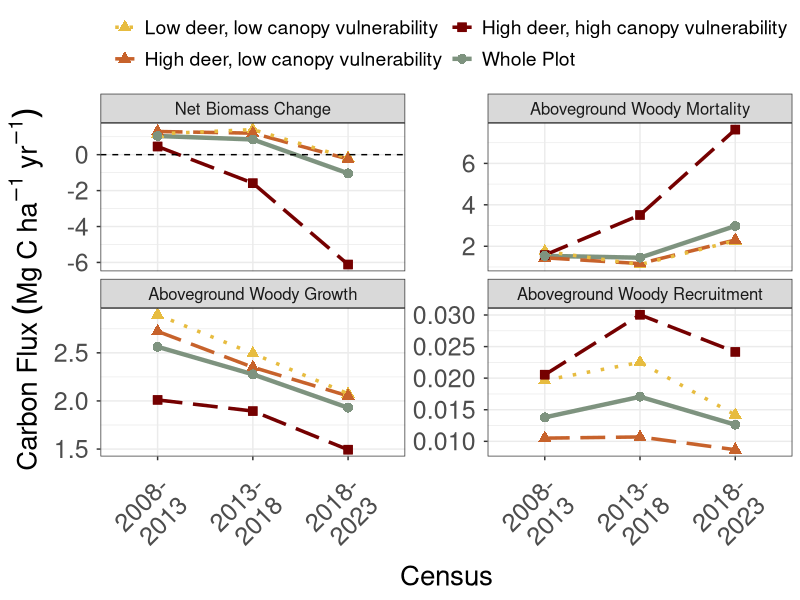
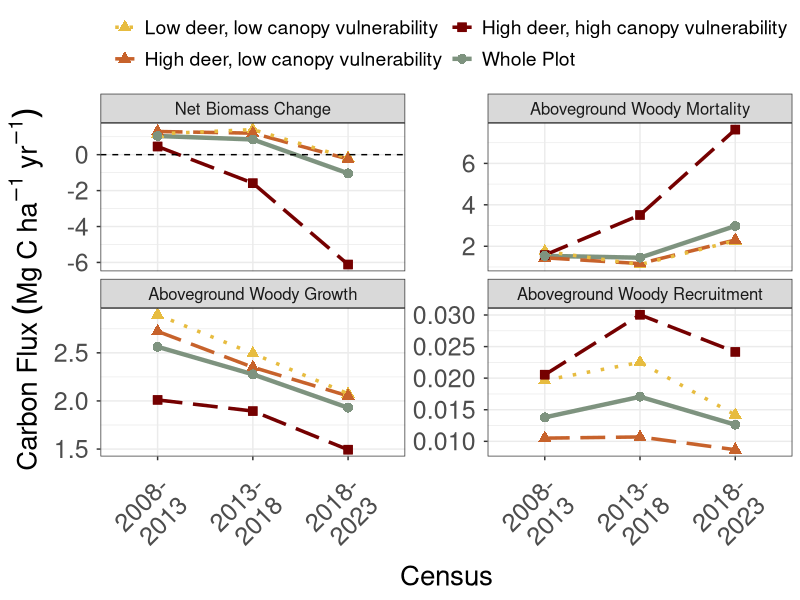

Recreate these plots in R, in order. (Note: this script raises an error after producing the figures.)
library(tidyverse) 
library(ggplot2)

woodyfluxes <- read.csv("data/processed_data/WoodyFluxes.csv") %>%
  mutate(quadrat = sprintf("%04d", quadrat))  %>% 
  select(-X) 
grouped_quadrats <- read.csv("data/grouped_quadrats.csv") %>%
  mutate(quadrat = sprintf("%04d", quadrat))  %>% 
  select(-X)

group_trends <- woodyfluxes  %>% 
  left_join(grouped_quadrats, by = c("quadrat" = "quadrat"))  %>% 
  group_by(Group, Census)  %>% 
  summarize(qc = n(),
            AWP = sum(AWP) / qc, 
            AWM = (sum(AWM) / qc ), 
            AWR = sum(AWR) / qc, 
            NetFlux = sum(NetFlux) / qc) %>% 
  mutate(Group = as.character(Group))


tot_trends <- woodyfluxes  %>% 
  group_by(Census)  %>% 
  summarize(qc = n(),
            AWP = sum(AWP) / qc, 
            AWM = (sum(AWM) / qc ),  
            AWR = sum(AWR) / qc, 
            NetFlux = sum(NetFlux) / qc)  %>% 
  mutate(Group = "Whole Plot")

fig3_woodyfluxes <- group_trends  %>% 
  bind_rows(tot_trends)  %>% 
  drop_na()   %>% 
  pivot_longer(c(AWP, AWM, AWR, NetFlux), names_to = c("Flux"),values_to = "MgC_Yr_Ha")  %>% 
  mutate(Flux = factor(Flux, levels = c("NetFlux","AWM","AWP","AWR")),
         lwd_col = if_else(Group %in% c("Whole Plot"), 5, 3),  #0.5, 1.2
         cex_col = if_else(Group %in% c("Whole Plot"), 5, 3),
         cens_int = case_when(Census == 2 ~ "2008-\n2013",
                              Census == 3 ~ "2013-\n2018",
                              Census == 4 ~ "2018-\n2023")
  )

 
colz <- c("#E7BC40","#C7622B", "#750000","#7e937f")
flux_names <- as_labeller(c("AWM" = "Aboveground Woody Mortality",
                            "AWP" = "Aboveground Woody Growth",
                            "AWR" = "Aboveground Woody Recruitment",
                            "NetFlux" = "Net Biomass Change"))

fig3 <- ggplot(fig3_woodyfluxes, aes(x = as.ordered(cens_int), y = MgC_Yr_Ha, group = Group, col = Group)) +
  facet_wrap(~Flux, scales = "free_y", labeller = flux_names) +
  geom_line(data = fig3_woodyfluxes  %>% filter(Group %in% c("Whole Plot")), lwd = 1.5, lty = 1) + 
  geom_line(data = fig3_woodyfluxes %>% filter(Group %in% c("2", "3")), lwd = 1.2, lty = 5) + 
  geom_line(data = fig3_woodyfluxes %>% filter(Group %in% c("1")), lwd = 1.2, lty = 3) +
  geom_point(data = fig3_woodyfluxes %>% filter(Group %in% c("1")), pch = 17, cex = 3, fill = "#E7BC40") +
  geom_point(data = fig3_woodyfluxes %>% filter(Group %in% c("2")), pch = 17, cex = 3, fill = "#C7622B") +
  geom_point(data = fig3_woodyfluxes %>% filter(Group %in% c("3")), pch = 22, cex = 3, fill = "#750000") +
  geom_point (data = fig3_woodyfluxes %>% filter(Group %in% c("Whole Plot")), pch = 16, cex = 3, fill = "#7e937f") +
  geom_hline(data = fig3_woodyfluxes  %>% filter(Flux %in% c("NetFlux")),aes(yintercept = 0), lty = "dashed") +
  scale_color_manual(name = element_blank(),labels = c("Low deer, low canopy vulnerability","High deer, low canopy vulnerability", "High deer, high canopy vulnerability", "Whole Plot"), values = colz, guide = guide_legend(nrow = 2)) +
  labs(y = expression("Carbon Flux"~(Mg~C~ha^-1~yr^-1)), x = "Census") +
  theme_bw() +
  theme(legend.position = "top",
        legend.text = element_text(size = 14),
        legend.background = element_blank(),
        strip.text = element_text(size = 12),
        axis.text.x = element_text(size = 18, margin = margin(t = .15,r = 0, b = .05,l = 0,unit = "in"), angle = 45, hjust = 1),
        axis.text.y = element_text(size = 18, margin = margin(t = 0,r = .08, b = 0,l = 0, unit = "in")),
        axis.title = element_text(size = 20)) 


fig3


ggsave(fig3,filename = "doc/display/Figure3.jpeg", units = "in",
       height = 8, width = 10, dpi = 300)


### save results for text ###
fig3_textresults  <- fig3_woodyfluxes  %>% 
  select(Group, Census, Flux, MgC_Yr_Ha, cens_int)

save(fig3_textresults, file = "doc/results-text/Figure3_textdata.Rdata")

